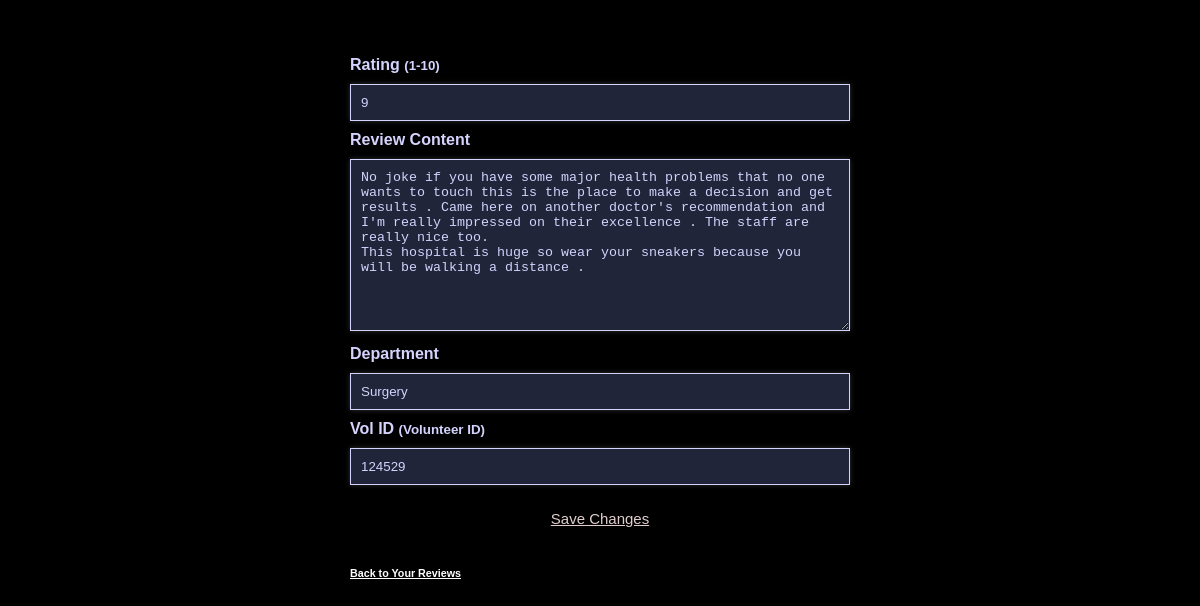
The app's page /reviews/review/edit/32/ (signed in) with its own data.
### reviews/models.py (models this page shows, shortened)
class Review(models.Model):
    Rating = models.IntegerField(help_text = "(1-10)", validators = [MinValueValidator(1), MaxValueValidator(10)],null=True,editable = True)
    vol_ID = models.IntegerField(help_text = "(Volunteer ID)",editable = True,null=True)
    Department = models.CharField(max_length = 255, help_text = 'Department',editable = True)
    Review_Content = models.TextField(help_text="Your Review",editable = True)  # Store the review content (text)
    Date_Submitted = models.DateTimeField(auto_now_add=True,editable = True)  # Automatically set the current date/time when the review is created
    admin_user = models.CharField(max_length = 255)
    Sentiment = models.TextField(editable = False)
    Volunteer = models.ForeignKey(User, on_delete=models.CASCADE, related_name='reviews',editable = True)  # one to many relationship: one user can make many reviews
    Volunteer_First_Name = models.CharField(max_length=50, editable=False, null=True, blank = True)
    Volunteer_Last_Name = models.CharField(max_length=50, editable=False, null=True, blank = True)
    Admin_Response = models.TextField(blank=True, null=True)  # New field
    class Meta:
        ordering = ['Date_Submitted','-Rating']
        permissions = [('can_create_review','Can create a review'),
                       ('can_edit_review','Can edit a review'),
                        ('can_view_review','Can view reviews')]

### reviews/views.py (the view)
# urls.py: path('review/edit/<int:id>/', edit_review, name='edit_review'),
@login_required
def edit_review(request, id):
    response = verify_admin_vol(request)
    if response:  # Handle unauthorized access
        return response
    review = get_object_or_404(Review, id=id)
    if request.method == 'POST':
        form = edit_del_form(request.POST, instance=review)
        if form.is_valid():
            form.save()
            return redirect('volunteer_stats')  # Or any other page you want to redirect to after editing
    else:
        form = edit_del_form(instance=review)
    return render(request, 'volunteers/edit_review.html', {'form': form, 'review': review})

### reviews/forms.py (shortened to what this page needs)
class edit_del_form(forms.ModelForm):
    class Meta:
        model = Review
        fields = ['Rating', 'Department', 'Review_Content','vol_ID']
        Rating = forms.IntegerField(
        validators=[MinValueValidator(1), MaxValueValidator(10)],
        widget=forms.NumberInput(attrs={'min': 1, 'max': 10})
    )
        Review_Content = forms.CharField(
            label="Your Review",  # Custom label
            widget=forms.Textarea(attrs={'placeholder': 'Write your review here'})
        )
        Department = forms.CharField(
            label="Department You Worked In",  # Custom label
            widget=forms.TextInput(attrs={'placeholder': 'Enter department name'})
        )
        vol_ID = forms.IntegerField(
            label = "Volunteer ID",
            widget = forms.NumberInput()
        )

### reviews/views.py (called while the page is built)
def verify_admin_vol(request):
    if not hasattr(request.user, 'role') or (request.user.role != 'volunteer' and request.user.role!='admin'):
        logout(request) #logout
        messages.error(request, "You are not authorized to access this page.")
        login_url = reverse('login')
        return redirect(login_url)  # Redirect to login or another page

### templates/volunteers/edit_review.html (shortened to what this page needs)
{% extends "base.html" %}
{%block content%}
<form method="post">
    <div class="form-group">
        <label for="{{ form.Rating.id_for_label }}">
            {{ form.Rating.label }}
            <small class="help-text">{{ form.Rating.help_text }}</small>
        </label>
        {{ form.Rating }}
    </div>
    <div class="form-group">
        <label for="{{ form.Review_Content.id_for_label }}">
            {{ form.Review_Content.label }}
        </label>
        {{ form.Review_Content }}
    </div>
    <div class="form-group">
        <label for="{{ form.Department.id_for_label }}">
            {{ form.Department.label }}
        </label>
        {{ form.Department }}
    </div>
    <div class="form-group">
        <label for="{{ form.vol_ID.id_for_label }}">
            {{ form.vol_ID.label }}
            <small class="help-text">{{ form.vol_ID.help_text }}</small>
        </label>
        {{ form.vol_ID }}
    </div>
    <button type="submit">Save Changes</button>
    <h6 class="myStyledLink">
        <a href="{% url 'volunteer_stats' %}">Back to Your Reviews</a>
    </h6>
</form>
{%endblock%}

### static/css/styles.css (style rules this page uses)
html { height: 100%; font-family: sans-serif; }
:root { --font-col: rgb(211, 211, 253); }
body { background: rgb(0, 0, 0); display: flex; flex-direction: column; align-items: center; justify-content: flex-start; min-height: 100vh; color: var(--font-col); padding: 1rem; background-size: 100% auto; background-attachment: fixed; margin-bottom: 200px; }
form { background-color: none; border-radius: 8px; padding: 2rem; font-weight: 700; box-shadow: 0 0 10px rgba(0, 0, 0, 0.5); margin: 0 auto; width: 100%; max-width: 500px; min-height: 400px; }
form input, form select, form textarea { margin-top: 10px; width: 100%; margin-bottom: 10px; padding: 10px; box-sizing: border-box; box-shadow: 0 0 5px rgba(255, 255, 255, 0.2); border: none; background-color: #202539; color: var(--font-col); border: 1px solid var(--font-col); }
a { color: var(--font-col); }
form textarea { height: auto; min-height: 100px; resize: vertical; }
form button { display: block; width: 100%; padding: 15px; font-size: 15px; background-color: rgb(0, 0, 0); border: none; color: rgba(253, 231, 231, 0.886); border-radius: 5px; cursor: pointer; transition: background-color 0.3s ease-in; text-decoration: underline; }

### templates/volunteers/edit_review.html (style rules this page uses)
.myStyledLink a { color: rgb(100,100,300); }
.myStyledLink a:link { color: rgb(255, 255, 255); }

### records on screen
Review: Rating "9", Review_Content "No joke if you have some major health problems that no one wants to touch this is the place to make a decision and get results . Came here on another doctor's recommendation and I'm really impressed on their excellence . The staff are really nice too. This hospital is huge so wear your sneakers because you will be walking a distance .", Department "Surgery", vol_ID "124529"
